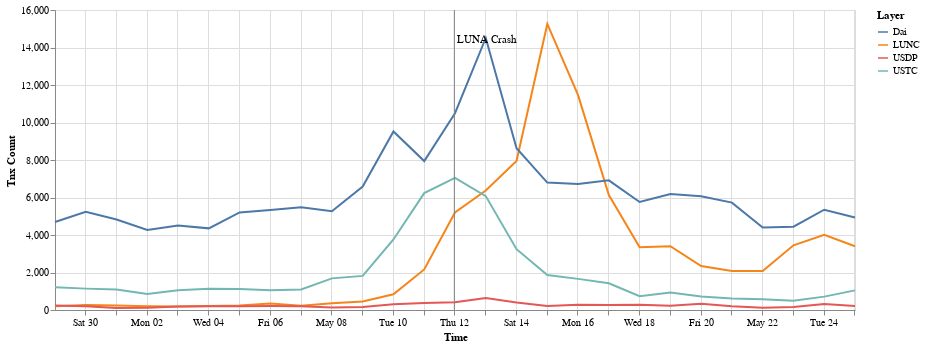

Write notebook code for a chart like this one.
### Code cell
result = pd.DataFrame()

all_layers = g.get_unique_layers()
avoid_layers = ['USD', 'USDT']
layers = set(all_layers) - set(avoid_layers)

rolling = g.rolling(step='1 day', window='1 day')
for l in layers:
    result[l] = [w.layer(l).num_edges() for w in rolling]

result['Time'] = [w.end_date_time() for w in rolling]

source = pd.melt(result, id_vars=['Time'], value_vars=layers, var_name='Layer', value_name='Tnx Count')
selection = alt.selection_multi(fields=['layer'], bind='legend')
chart = alt.Chart(source).mark_line().encode(
    x="Time:T",
    y=f"{'Tnx Count'}:Q",
    color="Layer",
    tooltip=['Layer', 'Tnx Count'],
    opacity=alt.condition(selection, alt.value(1.0), alt.value(0.2))
).properties(
    width=800,
).add_selection(
    selection
)

alt.layer(chart, event_chart)

### Figure 1 — Vega-Lite specification as saved in the notebook (floating-point values rounded to 4 significant figures)
{"config": {"view": {"continuousWidth": 400, "continuousHeight": 300}}, "layer": [{"data": {"name": "data-c59f794c175f21fa066aa6b088317725"}, "mark": "line", "encoding": {"color": {"field": "Layer", "type": "nominal"}, "opacity": {"condition": {"value": 1.0, "selection": "selector001"}, "value": 0.2}, "tooltip": [{"field": "Layer", "type": "nominal"}, {"field": "Tnx Count", "type": "quantitative"}], "x": {"field": "Time", "type": "temporal"}, "y": {"field": "Tnx Count", "type": "quantitative"}}, "selection": {"selector001": {"type": "multi", "fields": ["layer"], "bind": "legend"}}, "width": 800}, {"layer": [{"mark": {"type": "rule", "color": "gray"}, "encoding": {"x": {"field": "Time", "type": "temporal"}}}, {"mark": {"type": "text", "align": "left", "color": "black", "dx": 3, "dy": -120}, "encoding": {"text": {"field": "event", "type": "nominal"}, "x": {"field": "Time", "type": "temporal"}}}], "data": {"name": "data-03a7e27a271f30803a3f9052d97f8a33"}}], "$schema": "https://vega.github.io/schema/vega-lite/v4.17.0.json", "datasets": {"data-c59f794c175f21fa066aa6b088317725": [{"Time": "2022-04-29T00:30:15", "Layer": "LUNC", "Tnx Count": 199}, {"Time": "2022-04-30T00:30:15", "Layer": "LUNC", "Tnx Count": 264}, {"Time": "2022-05-01T00:30:15", "Layer": "LUNC", "Tnx Count": 235}, {"Time": "2022-05-02T00:30:15", "Layer": "LUNC", "Tnx Count": 206}, {"Time": "2022-05-03T00:30:15", "Layer": "LUNC", "Tnx Count": 188}, {"Time": "2022-05-04T00:30:15", "Layer": "LUNC", "Tnx Count": 207}, {"Time": "2022-05-05T00:30:15", "Layer": "LUNC", "Tnx Count": 243}, {"Time": "2022-05-06T00:30:15", "Layer": "LUNC", "Tnx Count": 341}, {"Time": "2022-05-07T00:30:15", "Layer": "LUNC", "Tnx Count": 230}, {"Time": "2022-05-08T00:30:15", "Layer": "LUNC", "Tnx Count": 364}, {"Time": "2022-05-09T00:30:15", "Layer": "LUNC", "Tnx Count": 457}, {"Time": "2022-05-10T00:30:15", "Layer": "LUNC", "Tnx Count": 841}, {"Time": "2022-05-11T00:30:15", "Layer": "LUNC", "Tnx Count": 2165}, {"Time": "2022-05-12T00:30:15", "Layer": "LUNC", "Tnx Count": 5203}, {"Time": "2022-05-13T00:30:15", "Layer": "LUNC", "Tnx Count": 6372}, {"Time": "2022-05-14T00:30:15", "Layer": "LUNC", "Tnx Count": 7952}, {"Time": "2022-05-15T00:30:15", "Layer": "LUNC", "Tnx Count": 15255}, {"Time": "2022-05-16T00:30:15", "Layer": "LUNC", "Tnx Count": 11456}, {"Time": "2022-05-17T00:30:15", "Layer": "LUNC", "Tnx Count": 6131}, {"Time": "2022-05-18T00:30:15", "Layer": "LUNC", "Tnx Count": 3349}, {"Time": "2022-05-19T00:30:15", "Layer": "LUNC", "Tnx Count": 3403}, {"Time": "2022-05-20T00:30:15", "Layer": "LUNC", "Tnx Count": 2346}, {"Time": "2022-05-21T00:30:15", "Layer": "LUNC", "Tnx Count": 2083}, {"Time": "2022-05-22T00:30:15", "Layer": "LUNC", "Tnx Count": 2082}, {"Time": "2022-05-23T00:30:15", "Layer": "LUNC", "Tnx Count": 3451}, {"Time": "2022-05-24T00:30:15", "Layer": "LUNC", "Tnx Count": 4010}, {"Time": "2022-05-25T00:30:15", "Layer": "LUNC", "Tnx Count": 3401}, {"Time": "2022-04-29T00:30:15", "Layer": "USDP", "Tnx Count": 236}, {"Time": "2022-04-30T00:30:15", "Layer": "USDP", "Tnx Count": 204}, {"Time": "2022-05-01T00:30:15", "Layer": "USDP", "Tnx Count": 112}, {"Time": "2022-05-02T00:30:15", "Layer": "USDP", "Tnx Count": 114}, {"Time": "2022-05-03T00:30:15", "Layer": "USDP", "Tnx Count": 192}, {"Time": "2022-05-04T00:30:15", "Layer": "USDP", "Tnx Count": 195}, {"Time": "2022-05-05T00:30:15", "Layer": "USDP", "Tnx Count": 196}, {"Time": "2022-05-06T00:30:15", "Layer": "USDP", "Tnx Count": 208}, {"Time": "2022-05-07T00:30:15", "Layer": "USDP", "Tnx Count": 198}, {"Time": "2022-05-08T00:30:15", "Layer": "USDP", "Tnx Count": 129}, {"Time": "2022-05-09T00:30:15", "Layer": "USDP", "Tnx Count": 161}, {"Time": "2022-05-10T00:30:15", "Layer": "USDP", "Tnx Count": 313}, {"Time": "2022-05-11T00:30:15", "Layer": "USDP", "Tnx Count": 376}, {"Time": "2022-05-12T00:30:15", "Layer": "USDP", "Tnx Count": 410}, {"Time": "2022-05-13T00:30:15", "Layer": "USDP", "Tnx Count": 638}, {"Time": "2022-05-14T00:30:15", "Layer": "USDP", "Tnx Count": 405}, {"Time": "2022-05-15T00:30:15", "Layer": "USDP", "Tnx Count": 213}, {"Time": "2022-05-16T00:30:15", "Layer": "USDP", "Tnx Count": 285}, {"Time": "2022-05-17T00:30:15", "Layer": "USDP", "Tnx Count": 272}, {"Time": "2022-05-18T00:30:15", "Layer": "USDP", "Tnx Count": 277}, {"Time": "2022-05-19T00:30:15", "Layer": "USDP", "Tnx Count": 232}, {"Time": "2022-05-20T00:30:15", "Layer": "USDP", "Tnx Count": 329}, {"Time": "2022-05-21T00:30:15", "Layer": "USDP", "Tnx Count": 201}, {"Time": "2022-05-22T00:30:15", "Layer": "USDP", "Tnx Count": 119}, {"Time": "2022-05-23T00:30:15", "Layer": "USDP", "Tnx Count": 156}, {"Time": "2022-05-24T00:30:15", "Layer": "USDP", "Tnx Count": 314}, {"Time": "2022-05-25T00:30:15", "Layer": "USDP", "Tnx Count": 207}, {"Time": "2022-04-29T00:30:15", "Layer": "Dai", "Tnx Count": 4691}, {"Time": "2022-04-30T00:30:15", "Layer": "Dai", "Tnx Count": 5237}, {"Time": "2022-05-01T00:30:15", "Layer": "Dai", "Tnx Count": 4828}, {"Time": "2022-05-02T00:30:15", "Layer": "Dai", "Tnx Count": 4266}, {"Time": "2022-05-03T00:30:15", "Layer": "Dai", "Tnx Count": 4504}, {"Time": "2022-05-04T00:30:15", "Layer": "Dai", "Tnx Count": 4354}, {"Time": "2022-05-05T00:30:15", "Layer": "Dai", "Tnx Count": 5202}, {"Time": "2022-05-06T00:30:15", "Layer": "Dai", "Tnx Count": 5336}, {"Time": "2022-05-07T00:30:15", "Layer": "Dai", "Tnx Count": 5475}, {"Time": "2022-05-08T00:30:15", "Layer": "Dai", "Tnx Count": 5263}, {"Time": "2022-05-09T00:30:15", "Layer": "Dai", "Tnx Count": 6584}, {"Time": "2022-05-10T00:30:15", "Layer": "Dai", "Tnx Count": 9524}, {"Time": "2022-05-11T00:30:15", "Layer": "Dai", "Tnx Count": 7942}, {"Time": "2022-05-12T00:30:15", "Layer": "Dai", "Tnx Count": 10497}, {"Time": "2022-05-13T00:30:15", "Layer": "Dai", "Tnx Count": 14508}, {"Time": "2022-05-14T00:30:15", "Layer": "Dai", "Tnx Count": 8632}, {"Time": "2022-05-15T00:30:15", "Layer": "Dai", "Tnx Count": 6797}, {"Time": "2022-05-16T00:30:15", "Layer": "Dai", "Tnx Count": 6723}, {"Time": "2022-05-17T00:30:15", "Layer": "Dai", "Tnx Count": 6913}, {"Time": "2022-05-18T00:30:15", "Layer": "Dai", "Tnx Count": 5758}, {"Time": "2022-05-19T00:30:15", "Layer": "Dai", "Tnx Count": 6190}, {"Time": "2022-05-20T00:30:15", "Layer": "Dai", "Tnx Count": 6066}, {"Time": "2022-05-21T00:30:15", "Layer": "Dai", "Tnx Count": 5728}, {"Time": "2022-05-22T00:30:15", "Layer": "Dai", "Tnx Count": 4405}, {"Time": "2022-05-23T00:30:15", "Layer": "Dai", "Tnx Count": 4446}, {"Time": "2022-05-24T00:30:15", "Layer": "Dai", "Tnx Count": 5349}, {"Time": "2022-05-25T00:30:15", "Layer": "Dai", "Tnx Count": 4937}, {"Time": "2022-04-29T00:30:15", "Layer": "USTC", "Tnx Count": 1207}, {"Time": "2022-04-30T00:30:15", "Layer": "USTC", "Tnx Count": 1140}, {"Time": "2022-05-01T00:30:15", "Layer": "USTC", "Tnx Count": 1097}, {"Time": "2022-05-02T00:30:15", "Layer": "USTC", "Tnx Count": 855}, {"Time": "2022-05-03T00:30:15", "Layer": "USTC", "Tnx Count": 1047}, {"Time": "2022-05-04T00:30:15", "Layer": "USTC", "Tnx Count": 1134}, {"Time": "2022-05-05T00:30:15", "Layer": "USTC", "Tnx Count": 1121}, {"Time": "2022-05-06T00:30:15", "Layer": "USTC", "Tnx Count": 1060}, {"Time": "2022-05-07T00:30:15", "Layer": "USTC", "Tnx Count": 1098}, {"Time": "2022-05-08T00:30:15", "Layer": "USTC", "Tnx Count": 1687}, {"Time": "2022-05-09T00:30:15", "Layer": "USTC", "Tnx Count": 1819}, {"Time": "2022-05-10T00:30:15", "Layer": "USTC", "Tnx Count": 3759}, {"Time": "2022-05-11T00:30:15", "Layer": "USTC", "Tnx Count": 6236}, {"Time": "2022-05-12T00:30:15", "Layer": "USTC", "Tnx Count": 7047}, {"Time": "2022-05-13T00:30:15", "Layer": "USTC", "Tnx Count": 6074}, {"Time": "2022-05-14T00:30:15", "Layer": "USTC", "Tnx Count": 3244}, {"Time": "2022-05-15T00:30:15", "Layer": "USTC", "Tnx Count": 1870}, {"Time": "2022-05-16T00:30:15", "Layer": "USTC", "Tnx Count": 1660}, {"Time": "2022-05-17T00:30:15", "Layer": "USTC", "Tnx Count": 1429}, {"Time": "2022-05-18T00:30:15", "Layer": "USTC", "Tnx Count": 736}, {"Time": "2022-05-19T00:30:15", "Layer": "USTC", "Tnx Count": 935}, {"Time": "2022-05-20T00:30:15", "Layer": "USTC", "Tnx Count": 722}, {"Time": "2022-05-21T00:30:15", "Layer": "USTC", "Tnx Count": 613}, {"Time": "2022-05-22T00:30:15", "Layer": "USTC", "Tnx Count": 568}, {"Time": "2022-05-23T00:30:15", "Layer": "USTC", "Tnx Count": 497}, {"Time": "2022-05-24T00:30:15", "Layer": "USTC", "Tnx Count": 713}, {"Time": "2022-05-25T00:30:15", "Layer": "USTC", "Tnx Count": 1046}], "data-03a7e27a271f30803a3f9052d97f8a33": [{"Time": "2022-05-12", "event": "LUNA Crash"}]}}
